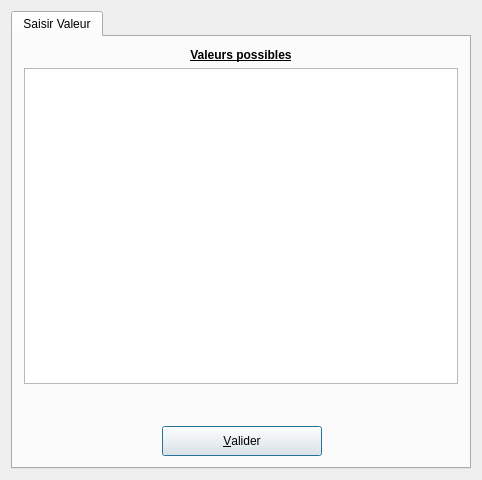
<ui version="4.0" >
 <class>DUnIn</class>
 <widget class="QWidget" name="DUnIn" >
  <property name="geometry" >
   <rect>
    <x>0</x>
    <y>0</y>
    <width>482</width>
    <height>480</height>
   </rect>
  </property>
  <property name="minimumSize" >
   <size>
    <width>350</width>
    <height>0</height>
   </size>
  </property>
  <property name="windowTitle" >
   <string>DUnIn</string>
  </property>
  <layout class="QGridLayout" name="gridLayout_2" >
   <item row="0" column="0" >
    <widget class="QTabWidget" name="tabuniqueinto" >
     <widget class="QWidget" name="Widget8" >
      <attribute name="title" >
       <string>Saisir Valeur</string>
      </attribute>
      <layout class="QGridLayout" name="gridLayout" >
       <item row="0" column="0" >
        <widget class="QLabel" name="textLabel2" >
         <property name="text" >
          <string>&lt;b>&lt;u>&lt;p align="center">Valeurs possibles&lt;/p>&lt;/u>&lt;/b></string>
         </property>
         <property name="wordWrap" >
          <bool>false</bool>
         </property>
        </widget>
       </item>
       <item row="1" column="0" >
        <widget class="QListWidget" name="listBoxVal" />
       </item>
       <item row="2" column="0" >
        <widget class="QLabel" name="Commentaire" >
         <property name="minimumSize" >
          <size>
           <width>420</width>
           <height>30</height>
          </size>
         </property>
         <property name="text" >
          <string/>
         </property>
         <property name="wordWrap" >
          <bool>false</bool>
         </property>
        </widget>
       </item>
       <item row="3" column="0" >
        <layout class="QHBoxLayout" name="horizontalLayout" >
         <item>
          <spacer name="horizontalSpacer" >
           <property name="orientation" >
            <enum>Qt::Horizontal</enum>
           </property>
           <property name="sizeHint" stdset="0" >
            <size>
             <width>138</width>
             <height>20</height>
            </size>
           </property>
          </spacer>
         </item>
         <item>
          <widget class="QPushButton" name="bOk" >
           <property name="minimumSize" >
            <size>
             <width>160</width>
             <height>30</height>
            </size>
           </property>
           <property name="maximumSize" >
            <size>
             <width>160</width>
             <height>30</height>
            </size>
           </property>
           <property name="toolTip" >
            <string>validation de la saisie</string>
           </property>
           <property name="text" >
            <string>&amp;Valider</string>
           </property>
           <property name="shortcut" >
            <string>Shift+A, Alt+A, Alt+A, Alt+A</string>
           </property>
           <property name="autoDefault" >
            <bool>true</bool>
           </property>
           <property name="default" >
            <bool>true</bool>
           </property>
          </widget>
         </item>
         <item>
          <spacer name="horizontalSpacer_2" >
           <property name="orientation" >
            <enum>Qt::Horizontal</enum>
           </property>
           <property name="sizeHint" stdset="0" >
            <size>
             <width>118</width>
             <height>20</height>
            </size>
           </property>
          </spacer>
         </item>
        </layout>
       </item>
      </layout>
     </widget>
    </widget>
   </item>
  </layout>
 </widget>
 <layoutdefault spacing="6" margin="11" />
 <pixmapfunction>qPixmapFromMimeSource</pixmapfunction>
 <resources/>
 <connections/>
</ui>
